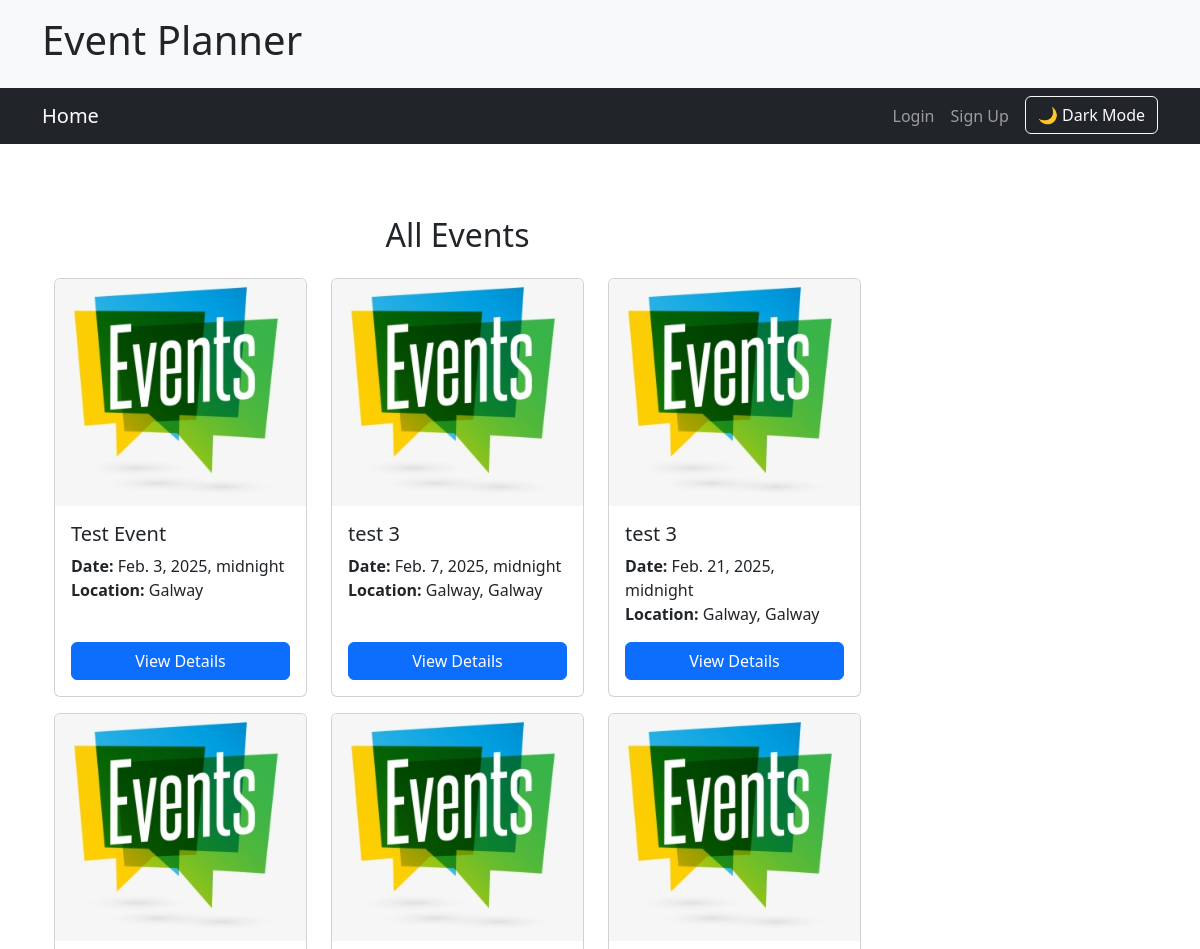
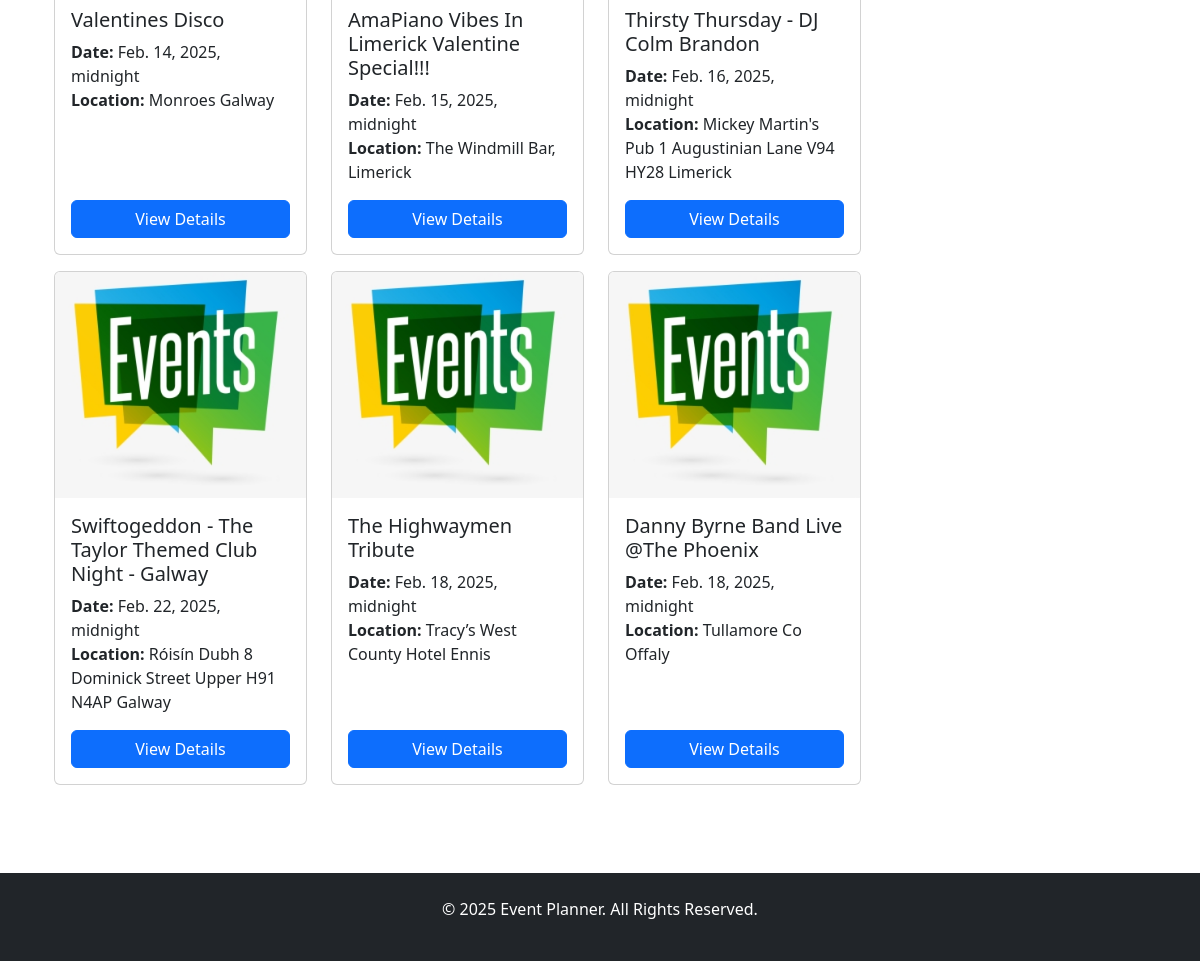
Screenshot of /events/ with the database file from the repository (2 pictures, top to bottom).
### planner_pro/models.py (models this page shows, shortened)
class Event(models.Model):
    title = models.CharField(max_length=200)
    date = models.DateTimeField()
    location = models.CharField(max_length=255)
    category = models.CharField(max_length=100)
    description = models.TextField()
    image = models.ImageField(upload_to='event_images/', blank=True, null=True)
    creator = models.ForeignKey(User, on_delete=models.CASCADE)
    is_published = models.BooleanField(default=True)  # For admin toggling

### planner_pro/views.py (the view)
# urls.py: path("events/", views.event_list, name="event_list"),
def event_list(request):
    events = Event.objects.all()
    return render(request, 'event_list.html', {'events': events})

### planner_pro/templates/event_list.html
{% extends "base.html" %}
{% load static %}
{% block content %}
<div class="container my-5">
    <h2 class="text-center mb-4">All Events</h2>
    <div class="row">
        {% if events %}
            {% for event in events %}
                <div class="col-md-4 mb-3">
                    <div class="card h-100">
                        {% if event.image %}
                            <img src="{{ event.image.url }}" class="card-img-top" alt="{{ event.title }}">
                        {% else %}
                            <img src="{% static 'images/placeholder.png' %}" class="card-img-top" alt="No Image Available">
                        {% endif %}
                        <div class="card-body d-flex flex-column">
                            <h5 class="card-title">{{ event.title }}</h5>
                            <p class="card-text">
                                <strong>Date:</strong> {{ event.date }} <br>
                                <strong>Location:</strong> {{ event.location }}
                            </p>
                            <a href="{% url 'event_detail' event.id %}" class="btn btn-primary mt-auto">View Details</a>
                        </div>
                    </div>
                </div>
            {% endfor %}
        {% else %}
            <div class="col-12 text-center">
                <p class="text-muted">No events found. <a href="{% url 'create_event' %}" class="btn btn-link">Host an Event</a></p>
            </div>
        {% endif %}
    </div>
</div>
{% endblock %}

### templates/base.html (shortened to what this page needs)
<!DOCTYPE html>
<html lang="en">
<head>
    <link href="https://cdn.jsdelivr.net/npm/bootstrap@5.3.0/dist/css/bootstrap.min.css" rel="stylesheet">
    {% load static %}
    <link rel="stylesheet" href="{% static 'css/style.css' %}">
</head>
<body>
    <header class="bg-light py-3">
        <div class="container">
            <h1>Event Planner</h1>
        </div>
    </header>
<nav class="navbar navbar-expand-lg navbar-dark bg-dark">
    <div class="container">
        <a class="navbar-brand" href="{% url 'home' %}">Home</a>
        <div class="collapse navbar-collapse" id="navbarNav">
            <ul class="navbar-nav ms-auto">
                {% if user.is_authenticated %}
                    <li class="nav-item">
                        <a class="nav-link" href="{% url 'dashboard' %}">Dashboard</a>
                    </li>
                    <li class="nav-item">
                        <a class="nav-link" href="{% url 'logout' %}">Logout</a>
                    </li>
                {% else %}
                    <li class="nav-item">
                        <a class="nav-link" href="{% url 'login' %}">Login</a>
                    </li>
                    <li class="nav-item">
                        <a class="nav-link" href="{% url 'signup' %}">Sign Up</a>
                    </li>
                {% endif %}
                <li class="nav-item">
                    <button id="dark-mode-toggle" class="btn btn-outline-light ms-2">
                        🌙 Dark Mode
                    </button>
                </li>
            </ul>
        </div>
    </div>
</nav>
    <main class="container my-4">
        <div class="row">
            <div class="col-md-9">
                {% block content %}{% endblock %}
            </div>
        </div>
    </main>
    <footer class="bg-dark text-white py-4">
        <div class="container text-center">
            <p>&copy; 2025 Event Planner. All Rights Reserved.</p>
        </div>
    </footer>
</body>
</html>

### static/css/style.css (style rules this page uses)
body { display: flex; flex-direction: column; min-height: 100vh; margin: 0; }
main { flex: 1; }
header, footer { width: 100%; }
.navbar-brand { color: white !important; }

### rows the page displays
Event: title "Test Event", date "Feb. 3, 2025, midnight", location "Galway"
Event: title "test 3", date "Feb. 7, 2025, midnight", location "Galway, Galway"
Event: title "test 3", date "Feb. 21, 2025, midnight", location "Galway, Galway"
Event: title "Valentines Disco", date "Feb. 14, 2025, midnight", location "Monroes Galway"
Event: title "AmaPiano Vibes In Limerick Valentine Special!!!", date "Feb. 15, 2025, midnight", location "The Windmill Bar, Limerick"
Event: title "Thirsty Thursday - DJ Colm Brandon", date "Feb. 16, 2025, midnight", location "Mickey Martin's Pub 1 Augustinian Lane V94 HY28 Limerick"
Event: title "Swiftogeddon - The Taylor Themed Club Night - Galway", date "Feb. 22, 2025, midnight", location "Róisín Dubh 8 Dominick Street Upper H91 N4AP Galway"
Event: title "The Highwaymen Tribute", date "Feb. 18, 2025, midnight", location "Tracy’s West County Hotel Ennis"
Event: title "Danny Byrne Band Live @The Phoenix", date "Feb. 18, 2025, midnight", location "Tullamore Co Offaly"
